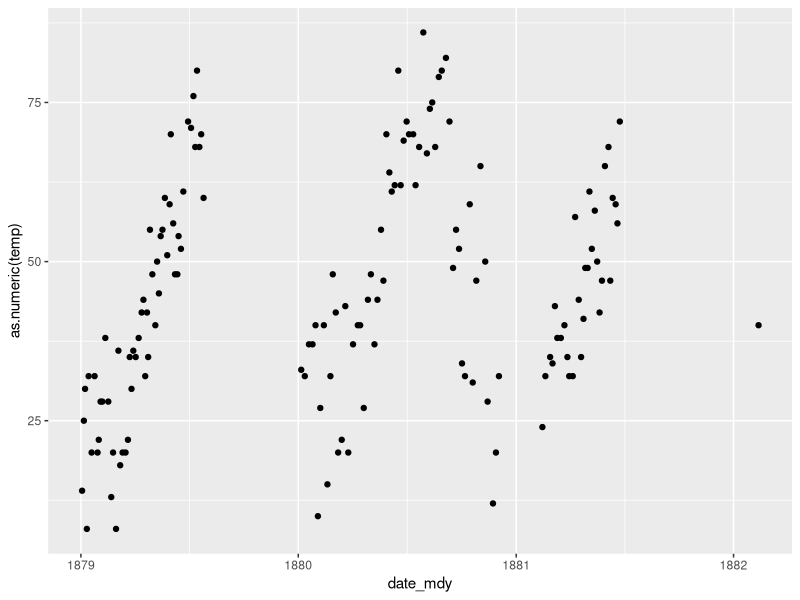

This chart was generated by the following R code:
## ---- chunk 1
#install.packages("tidyverse")
library(tidyverse)
#install.packages("readxl")
library(readxl)
library("lubridate")
#install.packages("stringr")
library("stringr")
#install.packages("dplyr")
library("dplyr")
#install.packages("maps")
library(maps)
## ---- chunk 2
journal_1871_1872 <- read_excel("Dataset/journal_1871_1872.xlsx")
journal_1873 <- read_excel("Dataset/journal_1873.xlsx")
journal_1874 <- read_excel("Dataset/journal_1874.xlsx")
journal_1875 <- read_excel("Dataset/journal_1875.xlsx")
journal_1876 <- read_excel("Dataset/journal_1876.xlsx")
journal_1877 <- read_excel("Dataset/journal_1877.xlsx")
journal_1878 <- read_excel("Dataset/journal_1878.xlsx")
journal_1879 <- read_excel("Dataset/journal_1879.xlsx")
journal_1880 <- read_excel("Dataset/journal_1880.xlsx")
journal_1881 <- read_excel("Dataset/journal_1881.xlsx")
journal_1882 <- read_excel("Dataset/journal_1882.xlsx")
journal_1883 <- read_excel("Dataset/journal_1883.xlsx")
journal_1884 <- read_excel("Dataset/journal_1884.xlsx")
journal_1885 <- read_excel("Dataset/journal_1885.xlsx")
journal_1886 <- read_excel("Dataset/journal_1886.xlsx")
location_coordinates <- read_excel("Dataset/location_coordinates.xlsx")
## ---- chunk 3
journal_1871_1872$journal <- 1
journal_1873$journal <- 2
journal_1874$journal <- 3
journal_1875$journal <- 4
journal_1876$journal <- 5
journal_1877$journal <- 6
journal_1878$journal <- 7
journal_1879$journal <- 8
journal_1880$journal <- 9
journal_1881$journal <- 10
journal_1882$journal <- 11
journal_1883$journal <- 12
journal_1884$journal <- 13
journal_1885$journal <- 14


journals <- dplyr::bind_rows(journal_1871_1872, journal_1873, journal_1874, 
                             journal_1875, journal_1876, journal_1877, 
                             journal_1878, journal_1879, journal_1880, 
                             journal_1881, journal_1882, journal_1883,
                             journal_1884, journal_1885)
## ---- chunk 4
journals_subset <- journals %>%
  select(date_mdy, journal_entry, location) %>%
  filter(location != "NA") %>%
  separate_longer_delim(location, delim = ", ") %>%
  separate_longer_delim(location, delim = ",") 
## ---- chunk 5
journals_subset <- journals_subset  %>%
  mutate(date_mdy = mdy(date_mdy),
           year = year(date_mdy),
           month = month(date_mdy))
## ---- chunk 6
journals_subset_loc <- journals_subset  %>%
  count(location) %>%
  arrange(desc(n))
## ---- chunk 7
journals_subset_loc_year <- journals_subset %>%
  mutate(year = case_when(year %in% 181 ~ 1881, TRUE ~ year)) %>%
  group_by(year, month) %>%
  count(location)
## ---- chunk 8
journals_subset %>%
  filter(location == "Winter Harbor")
## ---- chunk 9
location_coordinates <- location_coordinates %>%
  select(location_list, longitude, latitude) %>%
  filter(longitude != "NA") %>%
  rename(location = location_list)
## ---- chunk 10
loc_df <- journals_subset_loc_year %>%
  left_join(location_coordinates, by = "location") %>%
  drop_na(latitude, year, longitude) %>%
  mutate(latitude = as.numeric(latitude),
         longitude = as.numeric(longitude))
## ---- chunk 11
#write.csv(loc_df, file = "loc_df.csv", row.names = FALSE)
## ---- chunk 12
journals_subset_loc %>%
  filter(str_detect(string = location, pattern = "Cra")) %>%
  distinct(location)
## ---- chunk 13
journals_subset_thermo <- journals_subset %>%
  filter(str_detect(string = journal_entry, pattern = "Thermometer | thermometer")) %>% # filter rows for mentions of word thermometer
  mutate(temp = as.numeric(str_extract(journal_entry, pattern = '(?<=thermometer |Thermometer )\\d+'))) %>% # extract digits following the word thermometer in a sentence.
  na.omit()
## ---- chunk 14
journals_subset_thermo %>%
  filter(location == "Winter Harbor") %>%
  filter(year == c("1879", "1880", "1881", "1882")) %>%
  ggplot(aes(x = date_mdy, y = as.numeric(temp))) +
  geom_point()
## ---- chunk 15
loc_df_entry <- journals_subset %>%
  left_join(location_coordinates, by = "location") %>%
  drop_na(latitude, year, longitude) %>%
  mutate(latitude = as.numeric(latitude),
         longitude = as.numeric(longitude)) %>%
  na.omit()
## ---- chunk 16
loc_mention <- loc_df_entry %>%
  filter(str_detect(string = journal_entry, pattern = "Anchored|anchored|discharge|discharged|went|wood|wharf|arriving|arrived"), ignore.case = TRUE)
## ---- chunk 17
#journals_subset_loc <- journals_subset_loc %>%
  #separate_rows(location, sep = ",") %>%
  #filter(location != c(" ", "?Virgin")) %>%
  #mutate(location = case_when(location %in% c("Cranberry Isles", "Cramberry Isle", "Cranberry Isles", "Cranberrry Isles", "Cranberry Isles ") ~ "Cranberry Isles", TRUE ~ location))
  #mutate(location = case_when(location %in% c("Baker Island", "Bakers Island") ~ "Baker Island"))
## ---- chunk 18
#journals_subset_loc %>%
  #group_by(location) %>%
  #summarize(sum(n))
